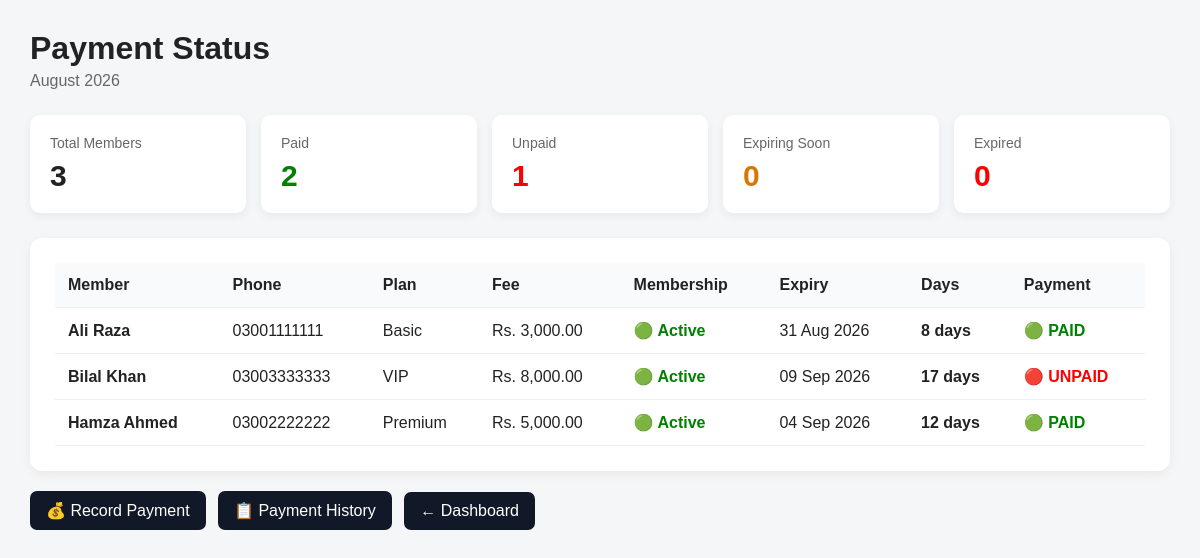
Screenshot of /payment_status.php (signed in) with the database file from the repository.
### tables this page shows
CREATE TABLE `member_memberships` (
  `membership_id` int NOT NULL AUTO_INCREMENT,
  `member_id` int NOT NULL,
  `plan_id` int NOT NULL,
  `start_date` date NOT NULL,
  `end_date` date NOT NULL,
  `status` enum('active','expired','cancelled') DEFAULT 'active',
  PRIMARY KEY (`membership_id`),
  KEY `member_id` (`member_id`),
  KEY `plan_id` (`plan_id`),
  CONSTRAINT `member_memberships_ibfk_1` FOREIGN KEY (`member_id`) REFERENCES `members` (`member_id`),
  CONSTRAINT `member_memberships_ibfk_2` FOREIGN KEY (`plan_id`) REFERENCES `membership_plans` (`plan_id`)
);

CREATE TABLE `members` (
  `member_id` int NOT NULL AUTO_INCREMENT,
  `gym_id` int NOT NULL,
  `name` varchar(100) NOT NULL,
  `phone` varchar(20) DEFAULT NULL,
  `email` varchar(150) DEFAULT NULL,
  `joining_date` date NOT NULL,
  `status` enum('active','inactive') DEFAULT 'active',
  PRIMARY KEY (`member_id`),
  KEY `fk_members_gym` (`gym_id`),
  CONSTRAINT `fk_members_gym` FOREIGN KEY (`gym_id`) REFERENCES `gyms` (`gym_id`)
);

CREATE TABLE `membership_plans` (
  `plan_id` int NOT NULL AUTO_INCREMENT,
  `gym_id` int NOT NULL,
  `plan_name` varchar(100) NOT NULL,
  `price` decimal(10,2) NOT NULL,
  `duration_months` int NOT NULL,
  `description` text,
  PRIMARY KEY (`plan_id`),
  KEY `fk_plans_gym` (`gym_id`),
  CONSTRAINT `fk_plans_gym` FOREIGN KEY (`gym_id`) REFERENCES `gyms` (`gym_id`)
);

### payment_status.php (the view, shortened to what this page needs)
<?php
require_once "backend/db.php";
$owner_id = $_SESSION["owner_id"];
$current_month = date("Y-m-01");
$today = date("Y-m-d");
$sql = "SELECT
            mm.membership_id,
            mm.member_id,
            mm.start_date,
            mm.end_date,
            m.name AS member_name,
            m.phone,
            mp.plan_name,
            mp.price,
            CASE
                WHEN mm.end_date < ? THEN 'expired'
                WHEN DATEDIFF(mm.end_date, ?) <= 7
                    THEN 'expiring'
                ELSE 'active'
            END AS membership_status,
            DATEDIFF(
                mm.end_date,
                ?
            ) AS days_remaining,
            CASE
                WHEN EXISTS (
                    SELECT 1
                    FROM payments p
                    WHERE p.membership_id =
                          mm.membership_id
                    AND p.payment_for_month = ?
                    AND p.payment_status = 'paid'
                )
                THEN 'paid'
                ELSE 'unpaid'
            END AS payment_status
        FROM member_memberships mm
        INNER JOIN members m
            ON mm.member_id = m.member_id
        INNER JOIN membership_plans mp
            ON mm.plan_id = mp.plan_id
        INNER JOIN gyms g
            ON m.gym_id = g.gym_id
        WHERE g.owner_id = ?
        ORDER BY
            CASE
                WHEN mm.end_date < ?
                    THEN 3
                WHEN DATEDIFF(mm.end_date, ?) <= 7
                    THEN 2
                ELSE 1
            END,
            m.name";
$stmt = $conn->prepare($sql);
$stmt->bind_param(
    "ssssiss",
    $today,
    $today,
    $today,
    $current_month,
    $owner_id,
    $today,
    $today
);
$stmt->execute();
$memberships = $stmt->get_result();
$total_members = 0;
$paid_count = 0;
$unpaid_count = 0;
$expired_count = 0;
$expiring_count = 0;
$rows = [];
while (
    $member =
    $memberships->fetch_assoc()
) {
    $rows[] = $member;
    $total_members++;
    if (
        $member["payment_status"]
        === "paid"
    ) {
        $paid_count++;
    } else {
        $unpaid_count++;
    }
}
?>
<!DOCTYPE html>
<html lang="en">
<head>
    <link rel = "stylesheet" href = "css/payment_status.css">
</head>
<body>
<div class="container">
    <div class="header">
        <div>
            <h1>
                Payment Status
            </h1>
            <div class="month">
                <?php
                echo date(
                    "F Y"
                );
                ?>
            </div>
        </div>
    </div>
    <div class="stats">
        <div class="stat-card">
            <div class="stat-title">
                Total Members
            </div>
            <div class="stat-number">
                <?php
                echo $total_members;
                ?>
            </div>
        </div>
        <div class="stat-card">
            <div class="stat-title">
                Paid
            </div>
            <div
                class="stat-number"
                style="color:green;"
            >
                <?php
                echo $paid_count;
                ?>
            </div>
        </div>
        <div class="stat-card">
            <div class="stat-title">
                Unpaid
            </div>
            <div
                class="stat-number"
                style="color:red;"
            >
                <?php
                echo $unpaid_count;
                ?>
            </div>
        </div>
        <div class="stat-card">
            <div class="stat-title">
                Expiring Soon
            </div>
            <div
                class="stat-number"
                style="color:#d97706;"
            >
                <?php
                echo $expiring_count;
                ?>
            </div>
        </div>
        <div class="stat-card">
            <div class="stat-title">
                Expired
            </div>
            <div
                class="stat-number"
                style="color:red;"
            >
                <?php
                echo $expired_count;
                ?>
            </div>
        </div>
    </div>
    <div class="card">
        <?php if (
            count($rows) > 0
        ): ?>
            <table>
                <thead>
                    <tr>
                        <th>
                            Member
                        </th>
                        <th>
                            Phone
                        </th>
                        <th>
                            Plan
                        </th>
                        <th>
                            Fee
                        </th>
                        <th>
                            Membership
                        </th>
                        <th>
                            Expiry
                        </th>
                        <th>
                            Days
                        </th>
                        <th>
                            Payment
                        </th>
                    </tr>
                </thead>
                <tbody>
                <?php foreach (
                    $rows as $member
                ): ?>
                    <tr>
                        <td>
                            <strong>
                                <?php
                                echo htmlspecialchars(
                                    $member[
                                        "member_name"
                                    ]
                                );
                                ?>
                            </strong>
                        </td>
                        <td>
                            <?php
                            echo htmlspecialchars(
                                $member[
                                    "phone"
                                ] ?? "-"
                            );
                            ?>
                        </td>
                        <td>
                            <?php
                            echo htmlspecialchars(
                                $member[
                                    "plan_name"
                                ]
                            );
                            ?>
                        </td>
                        <td>
                            Rs.
                            <?php
                            echo number_format(
                                $member[
                                    "price"
                                ],
                                2
                            );
                            ?>
                        </td>
                        <td>
                            <?php if (
                                $member[
                                    "membership_status"
                                ]
                                === "active"
                            ): ?>
                                <span class="active">
                                    🟢 Active
                                </span>
                            <?php elseif (
                                $member[
                                    "membership_status"
                                ]
                                === "expiring"
                            ): ?>
                                <span class="expiring">
                                    🟠 Expiring Soon
                                </span>
                            <?php else: ?>
                                <span class="expired">
                                    🔴 Expired
                                </span>
                            <?php endif; ?>
                        </td>
                        <td>
                            <?php
                            echo date(
                                "d M Y",
                                strtotime(
                                    $member[
                                        "end_date"
                                    ]
                                )
                            );
                            ?>
                        </td>
                        <td class="days">
                            <?php if (
                                $member[
                                    "membership_status"
                                ]
                                === "expired"
                            ): ?>
                                <span
                                    class="expired"
                                >
                                    Expired
                                </span>
                            <?php else: ?>
                                <?php
                                echo
                                    $member[
                                        "days_remaining"
                                    ];
                                ?>
                                days
                            <?php endif; ?>
                        </td>
                        <td>
                            <?php if (
                                $member[
                                    "payment_status"
                                ]
                                === "paid"
                            ): ?>
                                <span class="paid">
                                    🟢 PAID
                                </span>
                            <?php else: ?>
                                <span class="unpaid">
                                    🔴 UNPAID
                                </span>
                            <?php endif; ?>
                        </td>
                    </tr>
                <?php endforeach; ?>
                </tbody>
            </table>
        <?php endif; ?>
    </div>
    <div class="actions">
        <a
            href="make_payment.php"
            class="button"
        >
            💰 Record Payment
        </a>
        <a
            href="payments.php"
            class="button"
        >
            📋 Payment History
        </a>
        <a
            href="dashboard.php"
            class="button"
        >
            ← Dashboard
        </a>
    </div>
</div>
</body>
</html>

### css/payment_status.css (style rules this page uses)
* { box-sizing: border-box; }
body { margin: 0; font-family: Arial, sans-serif; background: #f4f6f8; color: #222; }
.container { max-width: 1200px; margin: auto; padding: 30px; }
.header { display: flex; justify-content: space-between; align-items: center; margin-bottom: 25px; }
.header h1 { margin: 0; }
.month { color: #666; margin-top: 5px; }
.stats { display: grid; grid-template-columns: repeat(5, 1fr); gap: 15px; margin-bottom: 25px; }
.stat-card { background: white; padding: 20px; border-radius: 10px; box-shadow: 0 3px 10px rgba(0, 0, 0, 0.06); }
.stat-title { color: #666; font-size: 14px; }
.stat-number { font-size: 30px; font-weight: bold; margin-top: 8px; }
.card { background: white; padding: 25px; border-radius: 12px; box-shadow: 0 3px 12px rgba(0, 0, 0, 0.06); overflow-x: auto; }
table { width: 100%; border-collapse: collapse; }
th, td { padding: 13px; text-align: left; border-bottom: 1px solid #eee; }
th { background: #f8fafc; white-space: nowrap; }
.paid { color: green; font-weight: bold; }
.unpaid { color: red; font-weight: bold; }
.active { color: green; font-weight: bold; }
.days { font-weight: bold; }
.actions { margin-top: 20px; }
.button { display: inline-block; padding: 10px 16px; background: #111827; color: white; text-decoration: none; border-radius: 7px; margin-right: 8px; }

### rows the page displays
member_memberships: member.name "Ali Raza", member.phone "03001111111", plan.plan_name "Basic", plan.price "3,000.00", end_date "31 Aug 2026", member "8", shows "🟢 PAID"
member_memberships: member.name "Bilal Khan", member.phone "03003333333", plan.plan_name "VIP", plan.price "8,000.00", end_date "09 Sep 2026", member "17", shows "🔴 UNPAID"
member_memberships: member.name "Hamza Ahmed", member.phone "03002222222", plan.plan_name "Premium", plan.price "5,000.00", end_date "04 Sep 2026", member "12", shows "🟢 PAID"

### other values shown
$total_members "3"
$paid_count "2"
$unpaid_count "1"
$expiring_count "0"
$expired_count "0"
